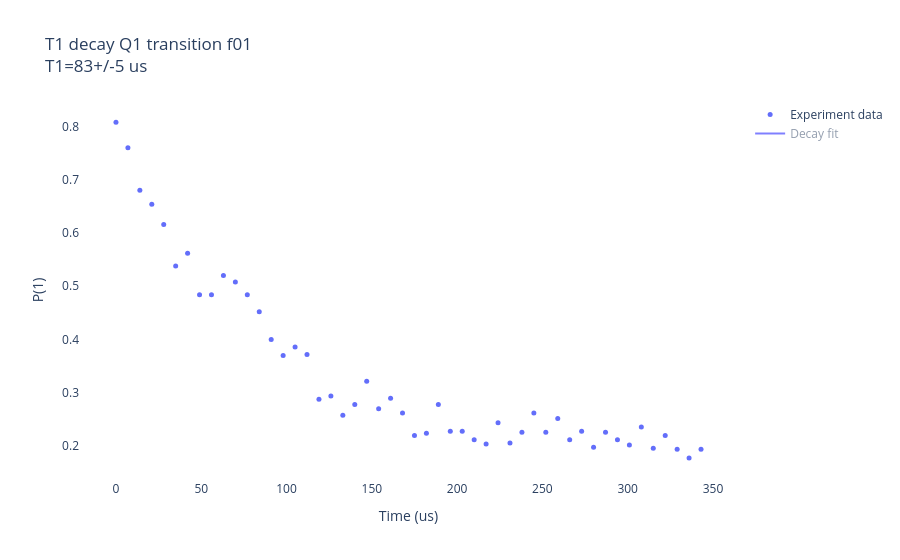

Notebook code cell kept with this figure:
### Markdown cell above
## T1

### Code cell
t1 = SimpleT1(qubit=dut, time_length=350, time_resolution=7)
